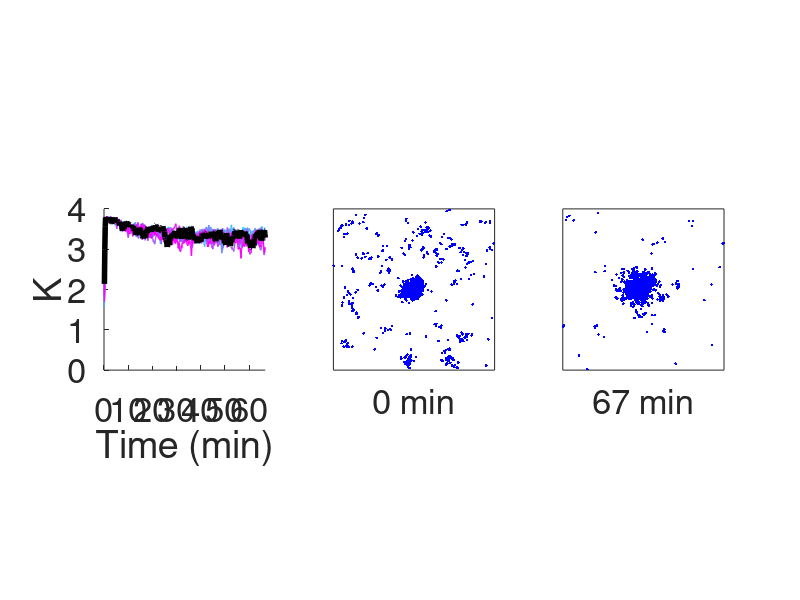

This chart was generated by the following MATLAB code:
% We plotted K values of the simulations with 3000 Cdc42 and 170 Bem1-GEF.
% The initial condition was pre-polarized active receptors 
% and all other molecules were uniformly distributed.

load('FigureData/Figure3E.mat')
seeds = 10;
% Color map for the plots.
cmap = cool(seeds);
% Time in the unit of minutes.
time = (0:10:4000)/60;
figure('units','pixels','position',[300 300 900 300]); 
for j = 1:seeds
    subplot(1,3,1); hold on
    % Plot time series of K.
    plot(time,K(j,:),'color',cmap(j, :),'linewidth',1)
end
ylim([0,4])
xlim([0,Inf])
xlabel('Time (min)')
ylabel('K')
axis square
set(gca,'fontsize',25)

% Mark one line of K in black and plot its snapshots of Cdc42-GTP
% at different time points. 
plot(time,K(1,:),'color','k','linewidth',4)
load('Coordinates/Figure3E_coordinates.mat')
L = 8.8623; % domain length
subplot(1,3,2)
plot(x_1,y_1,'b.')
xticks([]); yticks([]); ylim([0,L]); xlim([0,L]); axis square;
xlabel('0 min','fontsize',25)

subplot(1,3,3)
plot(x_2,y_2,'b.')
xticks([]); yticks([]); ylim([0,L]); xlim([0,L]); axis square;
xlabel('67 min','fontsize',25)
